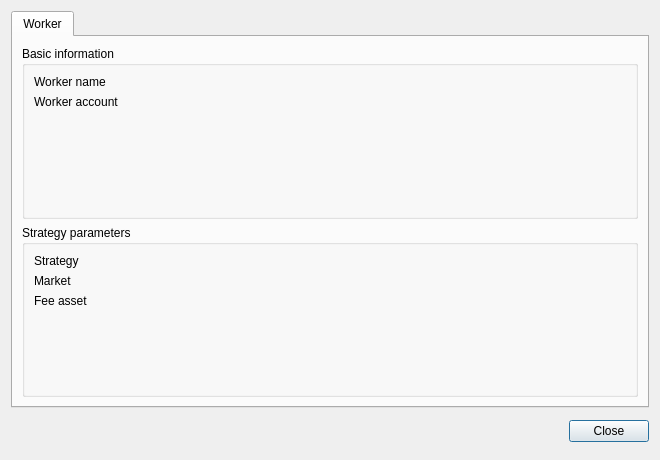
<?xml version="1.0" encoding="UTF-8"?>
<ui version="4.0">
 <class>details_dialog</class>
 <widget class="QDialog" name="details_dialog">
  <property name="geometry">
   <rect>
    <x>0</x>
    <y>0</y>
    <width>660</width>
    <height>460</height>
   </rect>
  </property>
  <property name="sizePolicy">
   <sizepolicy hsizetype="Expanding" vsizetype="Expanding">
    <horstretch>0</horstretch>
    <verstretch>0</verstretch>
   </sizepolicy>
  </property>
  <property name="minimumSize">
   <size>
    <width>660</width>
    <height>460</height>
   </size>
  </property>
  <property name="windowTitle">
   <string>DEXBot - Worker details</string>
  </property>
  <layout class="QGridLayout" name="gridLayout">
   <item row="1" column="0">
    <widget class="QWidget" name="widget" native="true">
     <property name="minimumSize">
      <size>
       <width>0</width>
       <height>35</height>
      </size>
     </property>
     <layout class="QVBoxLayout" name="verticalLayout_3">
      <property name="spacing">
       <number>0</number>
      </property>
      <property name="leftMargin">
       <number>0</number>
      </property>
      <property name="topMargin">
       <number>0</number>
      </property>
      <property name="rightMargin">
       <number>0</number>
      </property>
      <property name="bottomMargin">
       <number>0</number>
      </property>
      <item>
       <widget class="QDialogButtonBox" name="button_box">
        <property name="minimumSize">
         <size>
          <width>0</width>
          <height>35</height>
         </size>
        </property>
        <property name="standardButtons">
         <set>QDialogButtonBox::Close</set>
        </property>
       </widget>
      </item>
     </layout>
    </widget>
   </item>
   <item row="0" column="0">
    <widget class="QTabWidget" name="tabWidget">
     <property name="enabled">
      <bool>true</bool>
     </property>
     <property name="styleSheet">
      <string notr="true"/>
     </property>
     <property name="tabPosition">
      <enum>QTabWidget::North</enum>
     </property>
     <property name="tabShape">
      <enum>QTabWidget::Rounded</enum>
     </property>
     <property name="currentIndex">
      <number>0</number>
     </property>
     <property name="usesScrollButtons">
      <bool>true</bool>
     </property>
     <property name="documentMode">
      <bool>false</bool>
     </property>
     <widget class="QWidget" name="worker_tab">
      <property name="sizePolicy">
       <sizepolicy hsizetype="Expanding" vsizetype="Expanding">
        <horstretch>0</horstretch>
        <verstretch>0</verstretch>
       </sizepolicy>
      </property>
      <property name="minimumSize">
       <size>
        <width>600</width>
        <height>350</height>
       </size>
      </property>
      <property name="font">
       <font>
        <kerning>true</kerning>
       </font>
      </property>
      <property name="styleSheet">
       <string notr="true"/>
      </property>
      <attribute name="title">
       <string>Worker</string>
      </attribute>
      <layout class="QVBoxLayout" name="verticalLayout">
       <item>
        <widget class="QGroupBox" name="worker_information">
         <property name="styleSheet">
          <string notr="true"/>
         </property>
         <property name="title">
          <string>Basic information</string>
         </property>
         <layout class="QFormLayout" name="formLayout">
          <item row="0" column="0">
           <widget class="QLabel" name="worker_name_label">
            <property name="minimumSize">
             <size>
              <width>120</width>
              <height>0</height>
             </size>
            </property>
            <property name="maximumSize">
             <size>
              <width>120</width>
              <height>16777215</height>
             </size>
            </property>
            <property name="text">
             <string>Worker name</string>
            </property>
           </widget>
          </item>
          <item row="0" column="1">
           <widget class="QLabel" name="worker_name">
            <property name="text">
             <string/>
            </property>
           </widget>
          </item>
          <item row="1" column="0">
           <widget class="QLabel" name="worker_account_label">
            <property name="minimumSize">
             <size>
              <width>120</width>
              <height>0</height>
             </size>
            </property>
            <property name="maximumSize">
             <size>
              <width>120</width>
              <height>16777215</height>
             </size>
            </property>
            <property name="text">
             <string>Worker account</string>
            </property>
           </widget>
          </item>
          <item row="1" column="1">
           <widget class="QLabel" name="worker_account">
            <property name="text">
             <string/>
            </property>
           </widget>
          </item>
         </layout>
        </widget>
       </item>
       <item>
        <widget class="QGroupBox" name="strategy_information">
         <property name="title">
          <string>Strategy parameters</string>
         </property>
         <layout class="QFormLayout" name="formLayout_2">
          <item row="0" column="0">
           <widget class="QLabel" name="stratehy_name_label">
            <property name="minimumSize">
             <size>
              <width>120</width>
              <height>0</height>
             </size>
            </property>
            <property name="maximumSize">
             <size>
              <width>120</width>
              <height>16777215</height>
             </size>
            </property>
            <property name="text">
             <string>Strategy</string>
            </property>
           </widget>
          </item>
          <item row="0" column="1">
           <widget class="QLabel" name="strategy_name">
            <property name="text">
             <string/>
            </property>
           </widget>
          </item>
          <item row="1" column="0">
           <widget class="QLabel" name="market_label">
            <property name="text">
             <string>Market </string>
            </property>
           </widget>
          </item>
          <item row="1" column="1">
           <widget class="QLabel" name="market">
            <property name="text">
             <string/>
            </property>
           </widget>
          </item>
          <item row="2" column="0">
           <widget class="QLabel" name="fee_asset_label">
            <property name="text">
             <string>Fee asset</string>
            </property>
           </widget>
          </item>
          <item row="2" column="1">
           <widget class="QLabel" name="fee_asset">
            <property name="text">
             <string/>
            </property>
           </widget>
          </item>
         </layout>
        </widget>
       </item>
      </layout>
     </widget>
    </widget>
   </item>
  </layout>
 </widget>
 <resources/>
 <connections/>
</ui>
